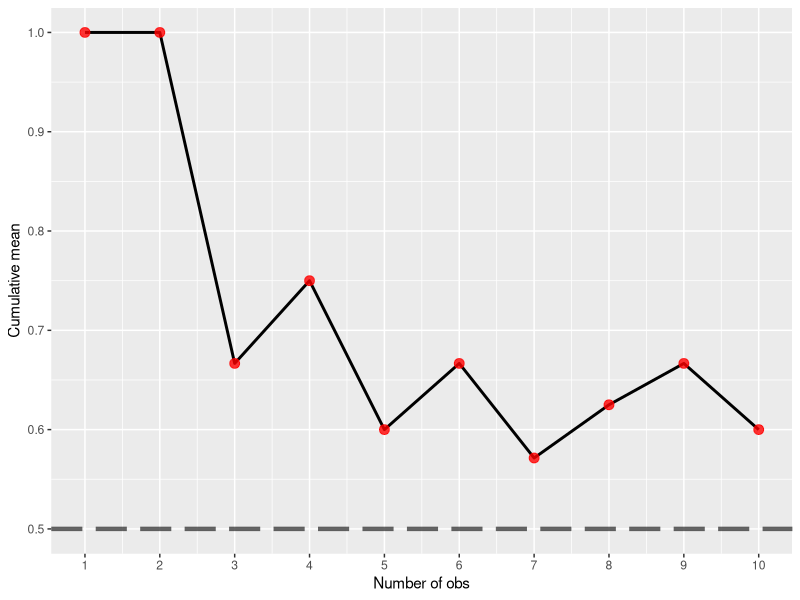
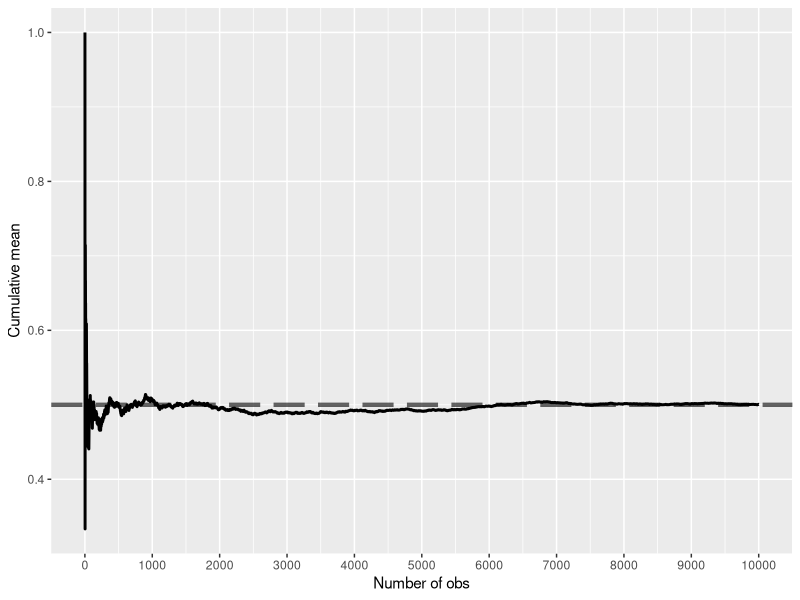
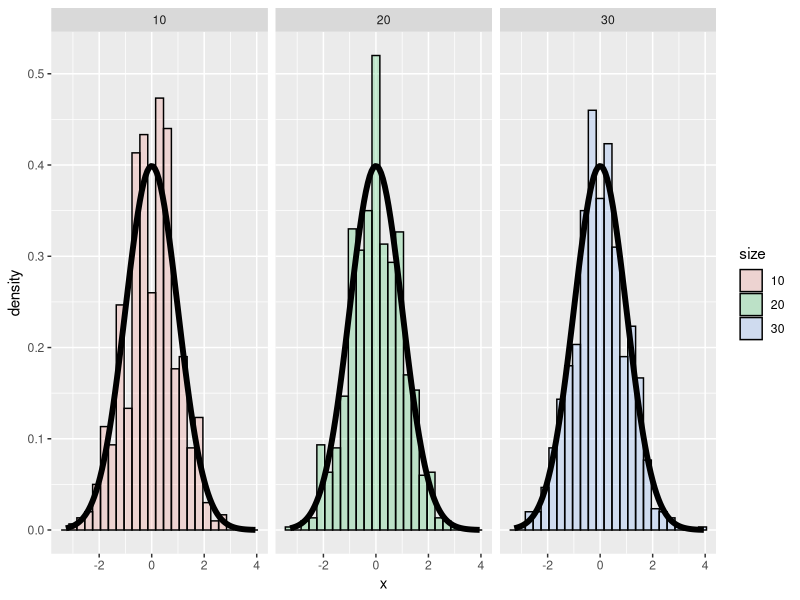
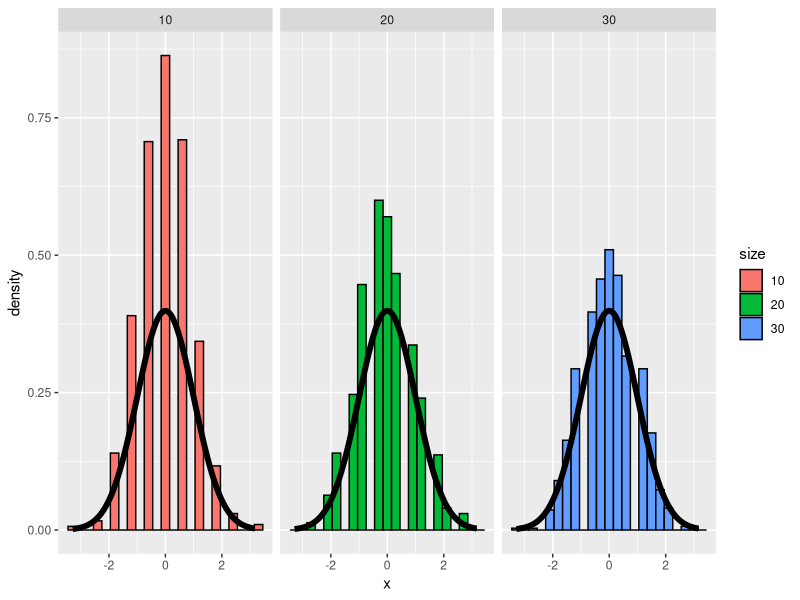
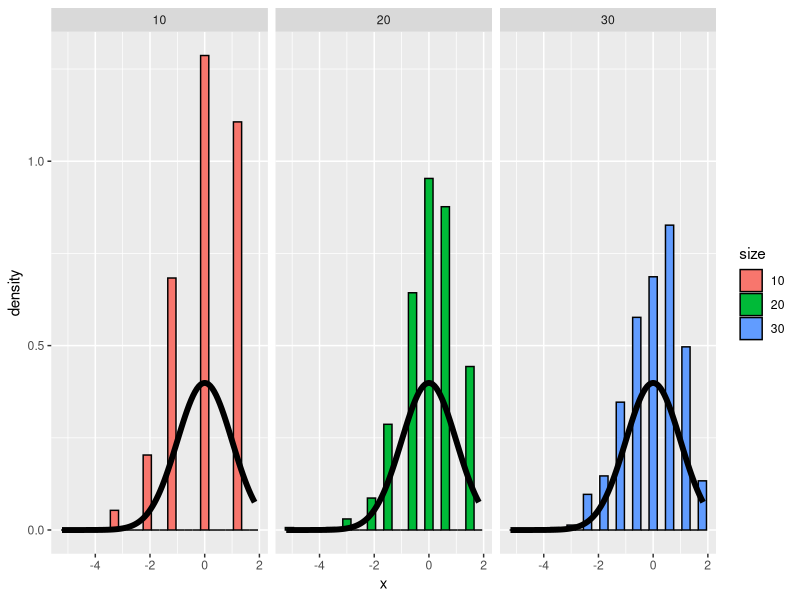
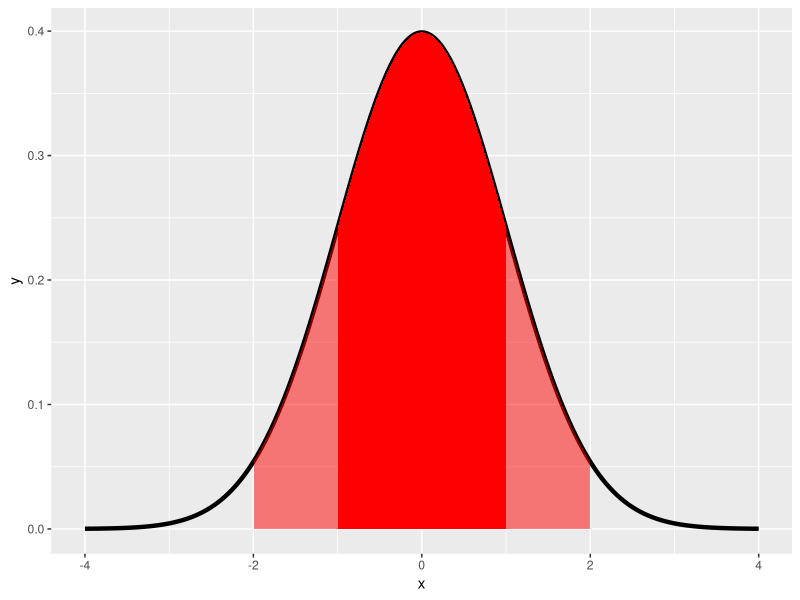
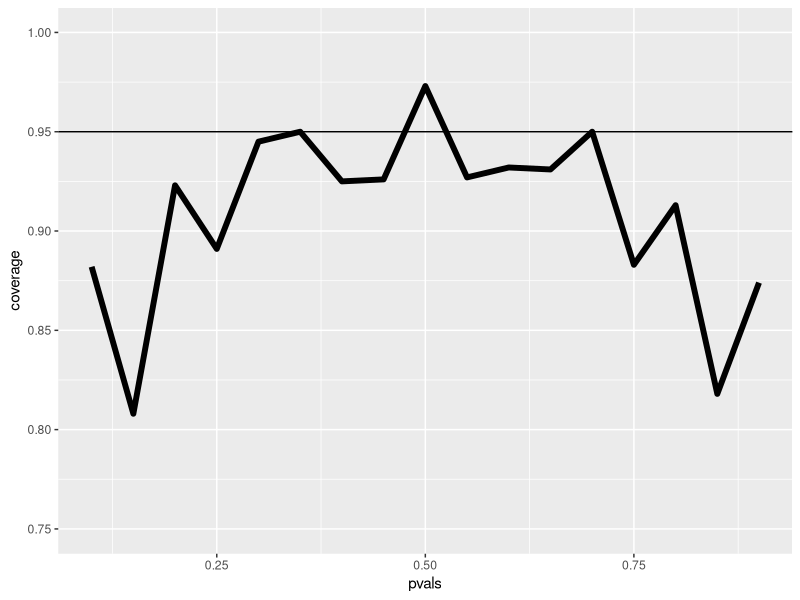
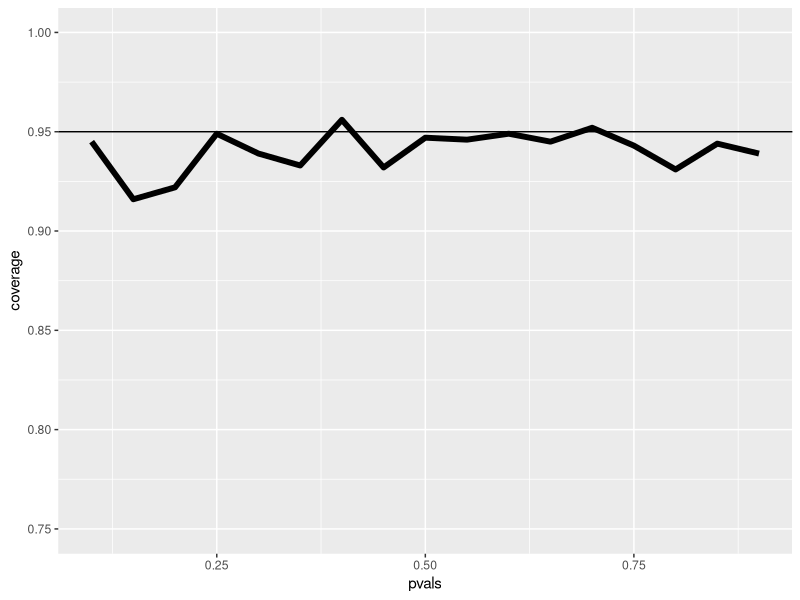

These figures' R source, in order:
## ---- chunk 1
"population mean"
## ---- chunk 2
library(ggplot2)

coinPlot <- function(n){
    means <- cumsum(sample(0 : 1, n , replace = TRUE)) / (1  : n)
    g <- ggplot(data.frame(x = 1 : n, y = means), aes(x = x, y = y)) 
    g <- g + geom_hline(size=1.5 ,yintercept = 0.5,alpha=0.6, linetype="longdash") + geom_line(size = 1)
    if(n<100){
        g <- g + geom_point(colour="red",size=3,alpha=0.8)
    }	 
    g <- g + labs(x = "Number of obs", y = "Cumulative mean")
    g <- g + scale_x_continuous(breaks=seq(0,n+1,ceiling(n/10)))
    print(g)
    invisible()
}
## ---- chunk 3
coinPlot(10)
## ---- chunk 4
coinPlot(10000)
## ---- chunk 5
"Yes"
## ---- chunk 6
"the standard error of the sample mean"
## ---- chunk 7
nosim <- 1000
cfunc <- function(x, n) sqrt(n) * (mean(x) - 3.5) / 1.71
dat <- data.frame(x = c(apply(matrix(sample(1 : 6, nosim * 10, replace = TRUE), nosim), 1, cfunc, 10),
                        apply(matrix(sample(1 : 6, nosim * 20, replace = TRUE), nosim), 1, cfunc, 20),
                        apply(matrix(sample(1 : 6, nosim * 30, replace = TRUE), nosim), 1, cfunc, 30)),
                size = factor(rep(c(10, 20, 30), rep(nosim, 3))))
g <- ggplot(dat, aes(x = x, fill = size)) + geom_histogram(alpha = .20, binwidth=.3, colour = "black", aes(y = ..density..)) 
g <- g + stat_function(fun = dnorm, size = 2)
g <- g + facet_grid(. ~ size)
print(g)
## ---- chunk 8
nosim <- 1000
cfunc <- function(x, n) 2 * sqrt(n) * (mean(x) - 0.5) 
dat <- data.frame(x = c(apply(matrix(sample(0:1, nosim * 10, replace = TRUE), nosim), 1, cfunc, 10),
                        apply(matrix(sample(0:1, nosim * 20, replace = TRUE), nosim), 1, cfunc, 20),
                        apply(matrix(sample(0:1, nosim * 30, replace = TRUE), nosim), 1, cfunc, 30)),
                size = factor(rep(c(10, 20, 30), rep(nosim, 3))))
g <- ggplot(dat, aes(x = x, fill = size)) + geom_histogram(binwidth=.3, colour = "black", aes(y = ..density..)) 
g <- g + stat_function(fun = dnorm, size = 2)
g <- g + facet_grid(. ~ size)
print(g)
## ---- chunk 9
nosim <- 1000
cfunc <- function(x, n) sqrt(n) * (mean(x) - 0.9) / sqrt(.1 * .9)
dat <- data.frame(x = c(apply(matrix(sample(0:1, prob = c(.1,.9), nosim * 10, replace = TRUE),nosim), 1, cfunc, 10),
                        apply(matrix(sample(0:1, prob = c(.1,.9), nosim * 20, replace = TRUE),nosim), 1, cfunc, 20),
                        apply(matrix(sample(0:1, prob = c(.1,.9), nosim * 30, replace = TRUE),nosim), 1, cfunc, 30)),
                size = factor(rep(c(10, 20, 30), rep(nosim, 3))))
g <- ggplot(dat, aes(x = x, fill = size)) + geom_histogram(binwidth=.3, colour = "black", aes(y = ..density..)) 
g <- g + stat_function(fun = dnorm, size = 2)
g <- g + facet_grid(. ~ size)
print(g)
## ---- chunk 10
x <- seq(-4, 4, length = 1000)
dat <- data.frame(x=x, y=dnorm(x))
g <- ggplot(dat, aes(x = x, y = y)) + geom_line(size = 1.5)
g <- g + geom_ribbon(aes(x = ifelse(x > -1 & x < 1, x, 0), ymin = 0, ymax = dat$y), fill = "red", alpha = 1)
g <- g +  geom_ribbon(aes(x = ifelse(x > -2 & x < 2, x, 0), ymin = 0, ymax = dat$y), fill = "red", alpha = 0.5)
print(g)
## ---- chunk 11
"95"
## ---- chunk 12
qnorm(.95)
## ---- chunk 13
"the approximate 97.5% normal quantile"
## ---- chunk 14
"p'+/- 1/sqrt(n)"
## ---- chunk 15
".60"
## ---- chunk 16
"1/10"
## ---- chunk 17
".5 and .7"
## ---- chunk 18
.6 + c(-1, 1)*qnorm(.975)*sqrt(.6*.4/100)
## ---- chunk 19
binom.test(60, 100)$conf.int
## ---- chunk 20
n <- 20
nosim <- 30
mywald <- function(p){
    phats <- rbinom(nosim, prob = p, size = n) / n
    ll <- phats - qnorm(.975) * sqrt(phats * (1 - phats) / n)
    ul <- phats + qnorm(.975) * sqrt(phats * (1 - phats) / n)
    print("Here are the p\' values")
    print(phats)
    print("Here are the lower")
    print(ll)
    print("Here are the upper")
    print(ul)
    mean(ll < p & ul > p)
}
## ---- chunk 21
mywald(.2)
## ---- chunk 22
n <- 20; pvals <- seq(.1, .9, by = .05); nosim <- 1000
coverage <- sapply(pvals, function(p){
                                        phats <- rbinom(nosim, prob = p, size = n) / n
                                        ll <- phats - qnorm(.975) * sqrt(phats * (1 - phats) / n)
                                        ul <- phats + qnorm(.975) * sqrt(phats * (1 - phats) / n)
                                        mean(ll < p & ul > p)
                                    })
g <- ggplot(data.frame(pvals, coverage), aes(x = pvals, y = coverage)) + geom_line(size = 2) + geom_hline(yintercept = 0.95) + ylim(.75, 1.0)
print(g)
## ---- chunk 23
n <- 100; pvals <- seq(.1, .9, by = .05); nosim <- 1000
coverage <- sapply(pvals, function(p){
                                        phats <- rbinom(nosim, prob = p, size = n) / n
                                        ll <- phats - qnorm(.975) * sqrt(phats * (1 - phats) / n)
                                        ul <- phats + qnorm(.975) * sqrt(phats * (1 - phats) / n)
                                        mean(ll < p & ul > p)
                                    })
g <- ggplot(data.frame(pvals, coverage), aes(x = pvals, y = coverage)) + geom_line(size = 2) + geom_hline(yintercept = 0.95) + ylim(.75, 1.0)
print(g)
## ---- chunk 24
n <- 20; pvals <- seq(.1, .9, by = .05); nosim <- 1000
coverage <- sapply(pvals, function(p){
                                        phats <- (rbinom(nosim, prob = p, size = n) + 2) / (n + 4)
                                        ll <- phats - qnorm(.975) * sqrt(phats * (1 - phats) / n)
                                        ul <- phats + qnorm(.975) * sqrt(phats * (1 - phats) / n)
                                        mean(ll < p & ul > p)
                                    })
g <- ggplot(data.frame(pvals, coverage), aes(x = pvals, y = coverage)) + geom_line(size = 2) + geom_hline(yintercept = 0.95) + ylim(.75, 1.0)
print(g)
## ---- chunk 25
ACCompar <- function(n){
    num <- 1:n 
    den <- n
    nn <- num+2
    nd <- den+4
    nf <- nn/nd
    of <- num/den
    scor <- nf<of
    print(scor)
    sum(scor)
}
## ---- chunk 26
ACCompar(20)
## ---- chunk 27
"5/94.32"
## ---- chunk 28
lamb <- 5/94.32
## ---- chunk 29
lamb + c(-1, 1)*qnorm(.975)*sqrt(lamb/94.32)
## ---- chunk 30
poisson.test(5, 94.32)$conf
## ---- chunk 31
lambdavals <- seq(0.005, 0.10, by = .01); nosim <- 1000
t <- 100
coverage <- sapply(lambdavals, function(lambda){
                                                    lhats <- rpois(nosim, lambda = lambda * t) / t
                                                    ll <- lhats - qnorm(.975) * sqrt(lhats / t)
                                                    ul <- lhats + qnorm(.975) * sqrt(lhats / t)
                                                    mean(ll < lambda & ul > lambda)
                                                })
g <- ggplot(data.frame(lambdavals, coverage), aes(x = lambdavals, y = coverage)) + geom_line(size = 2) + geom_hline(yintercept = 0.95) + ylim(0, 1.0)
print(g)
## ---- chunk 32
lambdavals <- seq(0.005, 0.10, by = .01); nosim <- 1000
t <- 1000
coverage <- sapply(lambdavals, function(lambda){
                                                    lhats <- rpois(nosim, lambda = lambda * t) / t
                                                    ll <- lhats - qnorm(.975) * sqrt(lhats / t)
                                                    ul <- lhats + qnorm(.975) * sqrt(lhats / t)
                                                    mean(ll < lambda & ul > lambda)
                                                })
g <- ggplot(data.frame(lambdavals, coverage), aes(x = lambdavals, y = coverage)) + geom_line(size = 2) + geom_hline(yintercept = 0.95) + ylim(0, 1.0)
print(g)
## ---- chunk 33
"the law of large numbers"
## ---- chunk 34
"the CLT"
## ---- chunk 35
"normal"
## ---- chunk 36
"the population mean"
## ---- chunk 37
"the standard error"
## ---- chunk 38
"False"
## ---- chunk 39
"standard error"
## ---- chunk 40
"2"
## ---- chunk 41
"increase it"
## ---- chunk 42
"smaller"
## ---- chunk 43
"smaller"
## ---- chunk 44
"add 2 successes and 2 failures"
